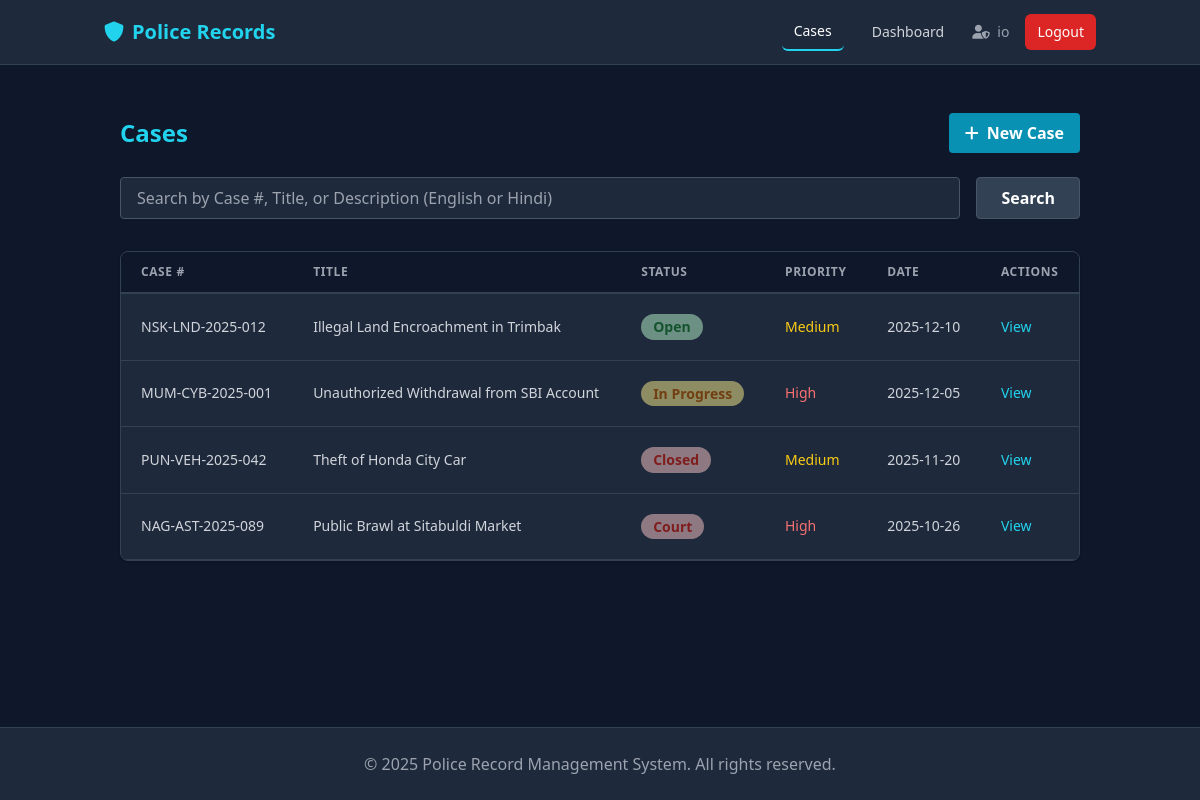
The page /cases (signed in) on the database as committed earlier.
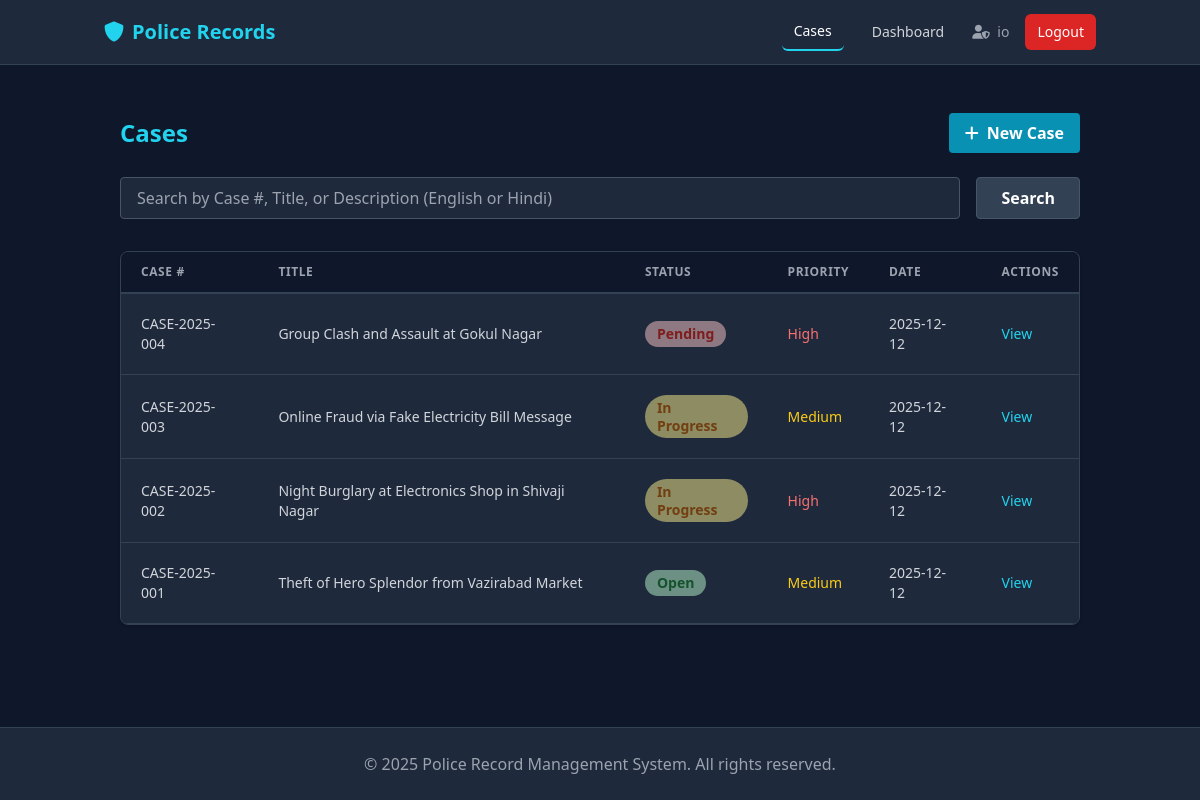
The same page on the database as committed later.
### app/models.py (models this page shows, shortened)
class User(db.Model, UserMixin):
    id = db.Column(db.Integer, primary_key=True)
    station_id = db.Column(db.Integer, db.ForeignKey('station.id'), nullable=False)
    username = db.Column(db.String(80), unique=True, nullable=False)
    email = db.Column(db.String(120), unique=True, nullable=False)
    password_hash = db.Column(db.String(255), nullable=False)
    role = db.Column(db.String(50), nullable=False)
    full_name = db.Column(db.String(120), nullable=False)
    badge_number = db.Column(db.String(50))
    inspector_id = db.Column(db.Integer, db.ForeignKey('user.id'))
    is_active = db.Column(db.Boolean, default=True)
    created_at = db.Column(db.DateTime, default=datetime.utcnow)
    station = db.relationship('Station', backref='users')
    officers = db.relationship('User', backref=db.backref('inspector', remote_side=[id]), lazy=True)
    cases_reported = db.relationship('Case', foreign_keys='Case.created_by_id', backref='reporter', lazy=True)
    firs_filed = db.relationship('FIR', foreign_keys='FIR.filed_by_id', backref='filer', lazy=True)

class Case(db.Model):
    id = db.Column(db.Integer, primary_key=True)
    station_id = db.Column(db.Integer, db.ForeignKey('station.id'), nullable=False)
    case_number = db.Column(db.String(50), unique=True, nullable=False)
    title = db.Column(db.String(200), nullable=False)
    offense_type = db.Column(db.String(100)) # Theft, Assault, Cybercrime
    short_description = db.Column(db.String(255))
    description = db.Column(db.Text, nullable=False) # Detailed Description
    incident_date = db.Column(db.DateTime)
    location = db.Column(db.String(200)) # Address
    gps_coordinates = db.Column(db.String(100)) # "Lat, Long"
    status = db.Column(db.String(50), default='Open')  # Open, In Progress, Closed, Court
    priority = db.Column(db.String(20), default='Medium')  # Low, Medium, High
    is_cognizable = db.Column(db.Boolean, default=True)
    ipc_sections = db.Column(db.String(200)) # "302, 307 IPC"
    init_medical_exam = db.Column(db.Boolean, default=False)
    init_prelim_enquiry = db.Column(db.Boolean, default=False)
    init_scene_visit = db.Column(db.Boolean, default=False)
    court_status = db.Column(db.String(50)) # Hearing, Verdict Awaited, Closed
    verdict = db.Column(db.Text)
    confidentiality_level = db.Column(db.String(20), default='Public') # Public, Restricted, Confidential
    tags = db.Column(db.Text) # JSON list or comma-separated
    related_case_ids = db.Column(db.Text) # JSON list of IDs
    created_at = db.Column(db.DateTime, default=datetime.utcnow)
    updated_at = db.Column(db.DateTime, default=datetime.utcnow, onupdate=datetime.utcnow)
    created_by_id = db.Column(db.Integer, db.ForeignKey('user.id'), nullable=False)
    assigned_officer_id = db.Column(db.Integer, db.ForeignKey('user.id')) # Lead Officer/Inspector
    station = db.relationship('Station', backref='cases')
    assignee = db.relationship('User', foreign_keys=[assigned_officer_id], backref='cases_led')
    officers = db.relationship('User', secondary=case_officers, backref='cases_assisted') # Team
    criminals = db.relationship('Criminal', secondary='case_criminal', backref=db.backref('cases', lazy=True))
    participants = db.relationship('Participant', backref='case', lazy=True, cascade="all, delete-orphan")
    firs = db.relationship('FIR', backref='case', lazy=True)
    evidence = db.relationship('Evidence', backref='case', lazy=True)
    statements = db.relationship('Statement', backref='case', lazy=True)
    updates = db.relationship('InvestigationUpdate', backref='case', lazy=True)

### app/cases/routes.py (the view, shortened to what this page needs)
@cases.route('/cases')
@login_required
def list_cases():
    page = request.args.get('page', 1, type=int)
    search_query = request.args.get('search', '')
    query = station_scoped(Case.query)
    if current_user.role == 'officer':
        query = query.filter(or_(
            Case.assigned_officer_id == current_user.id,
            Case.officers.any(id=current_user.id)
        ))
    cases_list = query.order_by(Case.created_at.desc()).paginate(page=page, per_page=10)
    return render_template('cases.html', cases=cases_list, search_query=search_query)

### app/models.py (called while the page is built)
@login_manager.user_loader
def load_user(user_id):
    return User.query.get(int(user_id))

### app/utils.py (called while the page is built)
def station_scoped(query):
    if not current_user.is_authenticated:
        return query.filter(False) # No access if not logged in
    return query.filter_by(station_id=current_user.station_id)

### app/templates/cases.html (shortened to what this page needs)
{% extends "base.html" %}
{% block content %}
<div class="container mx-auto px-4">
    <div class="flex justify-between items-center mb-6">
        <h2 class="text-2xl font-bold text-cyan-400">Cases</h2>
        <a href="{{ url_for('cases.create_case') }}"
            class="bg-cyan-600 hover:bg-cyan-700 text-white font-bold py-2 px-4 rounded">
            <i class="fas fa-plus mr-2"></i>New Case
        </a>
    </div>
    <form method="GET" action="{{ url_for('cases.list_cases') }}" class="mb-8">
        <div class="flex gap-4">
            <input type="text" name="search" value="{{ search_query }}"
                placeholder="Search by Case #, Title, or Description (English or Hindi)"
                class="flex-grow px-4 py-2 bg-slate-800 border border-slate-600 rounded text-white focus:outline-none focus:border-cyan-400">
            <button type="submit"
                class="bg-slate-700 hover:bg-slate-600 text-white font-bold py-2 px-6 rounded border border-slate-600">
                Search
            </button>
        </div>
    </form>
    <div class="bg-slate-800 rounded-lg shadow overflow-hidden border border-slate-700">
        <table class="min-w-full leading-normal">
            <thead>
                <tr>
                    <th
                        class="px-5 py-3 border-b-2 border-slate-700 bg-slate-900 text-left text-xs font-semibold text-gray-400 uppercase tracking-wider">
                        Case #
                    </th>
                    <th
                        class="px-5 py-3 border-b-2 border-slate-700 bg-slate-900 text-left text-xs font-semibold text-gray-400 uppercase tracking-wider">
                        Title
                    </th>
                    <th
                        class="px-5 py-3 border-b-2 border-slate-700 bg-slate-900 text-left text-xs font-semibold text-gray-400 uppercase tracking-wider">
                        Status
                    </th>
                    <th
                        class="px-5 py-3 border-b-2 border-slate-700 bg-slate-900 text-left text-xs font-semibold text-gray-400 uppercase tracking-wider">
                        Priority
                    </th>
                    <th
                        class="px-5 py-3 border-b-2 border-slate-700 bg-slate-900 text-left text-xs font-semibold text-gray-400 uppercase tracking-wider">
                        Date
                    </th>
                    <th
                        class="px-5 py-3 border-b-2 border-slate-700 bg-slate-900 text-left text-xs font-semibold text-gray-400 uppercase tracking-wider">
                        Actions
                    </th>
                </tr>
            </thead>
            <tbody>
                {% for case in cases.items %}
                <tr>
                    <td class="px-5 py-5 border-b border-slate-700 bg-slate-800 text-sm">
                        <p class="text-gray-300 whitespace-no-wrap">{{ case.case_number }}</p>
                    </td>
                    <td class="px-5 py-5 border-b border-slate-700 bg-slate-800 text-sm">
                        <p class="text-gray-300 whitespace-no-wrap">{{ case.title }}</p>
                    </td>
                    <td class="px-5 py-5 border-b border-slate-700 bg-slate-800 text-sm">
                        <span class="relative inline-block px-3 py-1 font-semibold leading-tight">
                            <span aria-hidden
                                class="absolute inset-0 opacity-50 rounded-full
                                {% if case.status == 'Open' %}bg-green-200{% elif case.status == 'In Progress' %}bg-yellow-200{% else %}bg-red-200{% endif %}"></span>
                            <span
                                class="relative
                                {% if case.status == 'Open' %}text-green-900{% elif case.status == 'In Progress' %}text-yellow-900{% else %}text-red-900{% endif %}">
                                {{ case.status }}
                            </span>
                        </span>
                    </td>
                    <td class="px-5 py-5 border-b border-slate-700 bg-slate-800 text-sm">
                        <span
                            class="text-{{ 'red-400' if case.priority == 'High' else 'yellow-400' if case.priority == 'Medium' else 'green-400' }}">
                            {{ case.priority }}
                        </span>
                    </td>
                    <td class="px-5 py-5 border-b border-slate-700 bg-slate-800 text-sm">
                        <p class="text-gray-300 whitespace-no-wrap">{{ case.created_at.strftime('%Y-%m-%d') }}</p>
                    </td>
                    <td class="px-5 py-5 border-b border-slate-700 bg-slate-800 text-sm">
                        <a href="{{ url_for('cases.case_detail', case_id=case.id) }}"
                            class="text-cyan-400 hover:text-cyan-300 mr-3">View</a>
                    </td>
                </tr>
                {% endfor %}
            </tbody>
        </table>
    </div>
</div>
{% endblock %}

### app/templates/base.html (shortened to what this page needs)
<!DOCTYPE html>
<html lang="en">
<head>
    <script src="https://cdn.tailwindcss.com"></script>
    <link href="https://cdnjs.cloudflare.com/ajax/libs/font-awesome/6.0.0/css/all.min.css" rel="stylesheet">
</head>
<body class="bg-slate-900 text-gray-100 min-h-screen flex flex-col">
    <nav class="bg-slate-800 border-b border-slate-700">
        <div class="container mx-auto px-4">
            <div class="flex justify-between items-center h-16">
                <a href="{{ url_for('main.index') }}" class="text-xl font-bold text-cyan-400">
                    <i class="fas fa-shield-alt mr-2"></i>Police Records
                </a>
                <div class="flex items-center space-x-4">
                    {% if current_user.is_authenticated %}
                    <a href="{{ url_for('cases.list_cases') }}"
                        class="text-gray-300 hover:text-white px-3 py-2 rounded-md text-sm font-medium {{ 'border-b-2 border-cyan-400 text-white' if 'cases' in request.endpoint }}">Cases</a>
                    {% if current_user.role == 'officer' or current_user.role == 'io' %}
                    <a href="{{ url_for('dashboard.officer_dashboard') }}"
                        class="text-gray-300 hover:text-white px-3 py-2 rounded-md text-sm font-medium">Dashboard</a>
                    {% endif %}
                    <span class="text-gray-400 text-sm ml-4 mr-2">
                        <i class="fas fa-user-shield mr-1"></i> {{ current_user.username }}
                    </span>
                    <a href="{{ url_for('auth.logout') }}"
                        class="bg-red-600 hover:bg-red-700 text-white px-3 py-2 rounded-md text-sm font-medium ml-2">Logout</a>
                    {% else %}
                    <a href="{{ url_for('auth.login') }}" class="text-gray-300 hover:text-white">Login</a>
                    <a href="{{ url_for('auth.register') }}"
                        class="bg-cyan-600 hover:bg-cyan-700 text-white px-4 py-2 rounded">Register</a>
                    {% endif %}
                </div>
            </div>
        </div>
    </nav>
    <main class="flex-grow container mx-auto px-4 py-8">
        {% block content %}{% endblock %}
    </main>
    <footer class="bg-slate-800 border-t border-slate-700 py-6 mt-auto">
        <div class="container mx-auto px-4 text-center text-gray-400">
            <p>&copy; {{ now.year if now else 2025 }} Police Record Management System. All rights reserved.</p>
        </div>
    </footer>
</body>
</html>

Rows that differ between the two databases and show on the page:
changed Case: case_number "NSK-LND-2025-012" → "CASE-2025-004"; title "Illegal Land Encroachment in Trimbak" → "Group Clash and Assault at Gokul Nagar"; status "Open" → "Pending"; priority "Medium" → "High"; created_at "2025-12-10" → "2025-12-12"
changed Case: case_number "NAG-AST-2025-089" → "CASE-2025-003"; title "Public Brawl at Sitabuldi Market" → "Online Fraud via Fake Electricity Bill Message"; status "Court" → "In Progress"; priority "High" → "Medium"; created_at "2025-10-26" → "2025-12-12"; moves up the list
changed Case: case_number "PUN-VEH-2025-042" → "CASE-2025-002"; title "Theft of Honda City Car" → "Night Burglary at Electronics Shop in Shivaji Nagar"; status "Closed" → "In Progress"; priority "Medium" → "High"; created_at "2025-11-20" → "2025-12-12"; moves down the list
changed Case: case_number "MUM-CYB-2025-001" → "CASE-2025-001"; title "Unauthorized Withdrawal from SBI Account" → "Theft of Hero Splendor from Vazirabad Market"; status "In Progress" → "Open"; priority "High" → "Medium"; created_at "2025-12-05" → "2025-12-12"
